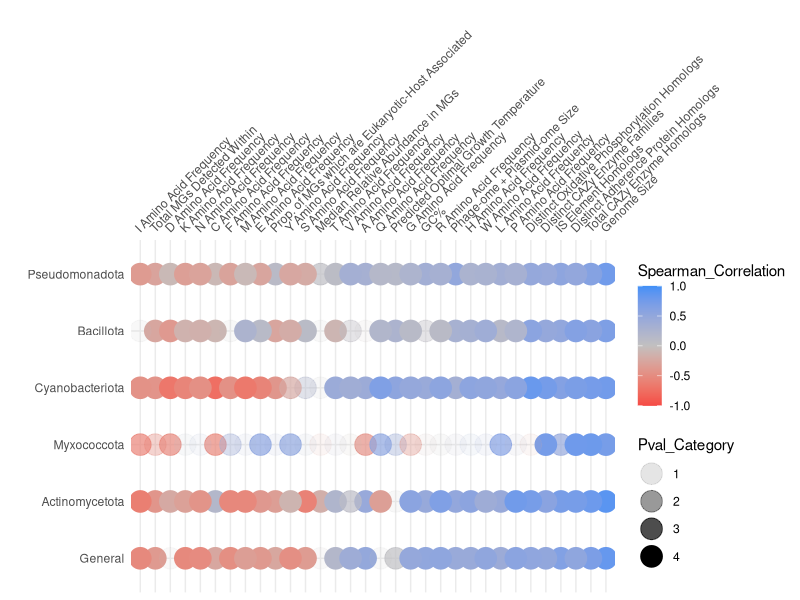

Recreate this plot in R.
library(ggplot2)

dat <- read.table("Spearman_Heatmap_Data_RelaxedBGCOmeSize.txt", header=T, sep='\t')
# Phylum_Order    Phylum  Factor  Factor_Order    Spearman_Correlation    Pval    Pval_Category
png("Spearman_Heatmap.png", height=6, width=12, units='in', res=600)
ggplot(dat, aes(y=reorder(Phylum, -Phylum_Order), x=reorder(Factor, Factor_Order), color=Spearman_Correlation)) + geom_point(size=7, aes(alpha=Pval_Category), show.legend=T) + theme_minimal() + scale_x_discrete(position='top') + theme(axis.text.x = element_text(angle = 45, hjust=0, vjust=0)) + scale_color_gradient2(low='#f54a45', mid='#c2c0c0', high='#4090f7', limits=c(-1, 1)) + xlab("") + ylab("") 
dev.off()
